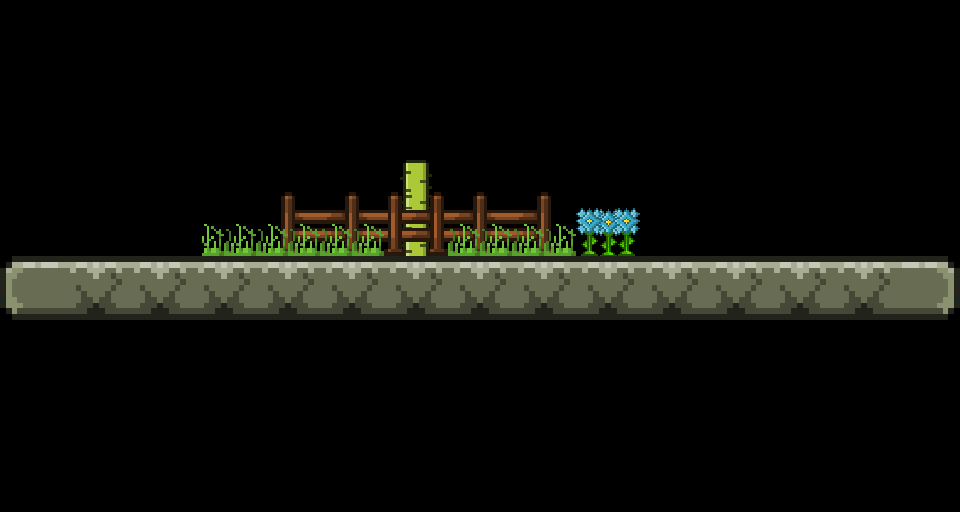

This is a level from a 2D game, rendered from its Tiled map with the project's own tilesets. A one-line summary and the complete map file follow:
An orthogonal 15x8 tile map with 64x64 px tiles, 3 tile layers (Tile Layer 1, Tile Layer 2, Tile Layer 3) and 1 object (Collider).

<map version="1.0" tiledversion="1.1.3" orientation="orthogonal" renderorder="right-down" width="15" height="8" tilewidth="64" tileheight="64" infinite="0" nextobjectid="6">
 <tileset firstgid="1" name="tileset" tilewidth="64" tileheight="64" tilecount="42" columns="6">
  <image source="images/tilemap/tileset.png" width="384" height="448" />
  <tile id="14">
   <animation>
    <frame tileid="14" duration="100" />
    <frame tileid="15" duration="90" />
   </animation>
  </tile>
 </tileset>
 <layer name="Tile Layer 1" width="15" height="8">
  <data encoding="csv">
0,0,0,0,0,0,0,0,0,0,0,0,0,0,0,
0,0,0,0,0,0,0,0,0,0,0,0,0,0,0,
0,0,0,0,0,0,0,0,0,0,0,0,0,0,0,
0,0,0,0,13,12,12,12,14,0,0,0,0,0,0,
26,27,27,27,27,27,27,27,27,27,27,27,27,27,29,
0,0,0,0,0,0,0,0,0,0,0,0,0,0,0,
0,0,0,0,0,0,0,0,0,0,0,0,0,0,0,
0,0,0,0,0,0,0,0,0,0,0,0,0,0,0
</data>
 </layer>
 <layer name="Tile Layer 2" width="15" height="8">
  <data encoding="csv">
0,0,0,0,0,0,0,0,0,0,0,0,0,0,0,
0,0,0,0,0,0,0,0,0,0,0,0,0,0,0,
0,0,0,0,0,0,4,0,0,0,0,0,0,0,0,
0,0,0,0,0,0,3,0,0,15,0,0,0,0,0,
0,0,0,0,0,0,0,0,0,0,0,0,0,0,0,
0,0,0,0,0,0,0,0,0,0,0,0,0,0,0,
0,0,0,0,0,0,0,0,0,0,0,0,0,0,0,
0,0,0,0,0,0,0,0,0,0,0,0,0,0,0
</data>
 </layer>
 <layer name="Tile Layer 3" width="15" height="8">
  <data encoding="csv">
0,0,0,0,0,0,0,0,0,0,0,0,0,0,0,
0,0,0,0,0,0,0,0,0,0,0,0,0,0,0,
0,0,0,0,0,0,0,0,0,0,0,0,0,0,0,
0,0,0,17,16,16,11,16,16,0,0,0,0,0,0,
0,0,0,0,0,0,0,0,0,0,0,0,0,0,0,
0,0,0,0,0,0,0,0,0,0,0,0,0,0,0,
0,0,0,0,0,0,0,0,0,0,0,0,0,0,0,
0,0,0,0,0,0,0,0,0,0,0,0,0,0,0
</data>
 </layer>
 <objectgroup name="Collisions">
  <object id="1" name="Col1" type="Collider" x="1" y="254" width="959" height="66" />
 </objectgroup>
</map>
